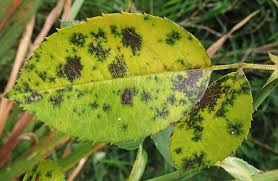
%> input picture Leaf quality detection/diplocarpon rosae.jpg, 278 x 181 px
$ octave Leaf_Quality_Detection.m   (GNU Octave 9; MATLAB toolbox functions it lacks are replaced by stand-ins)
%> lines starting %> are read from the running program, lines starting %| are printed output that depends on the picture; in (x1, y1, x2, y2) boxes, pixels count from 0 and x2, y2 are one past the last pixel; in counts of white or black regions, pixels touching at a corner belong together; the program's own positions count from 1
% Read in a gray scale demo image.
folder = pwd;
baseFileName = uigetfile('*.jpg');
%> the answer given: diplocarpon rosae.jpg
img=imread(baseFileName);
%> img is the input picture: size 181x278x3 uint8; mean R, G, B 114.9, 125.6, 48.1
figure(1);imshow(img);
% Get the full filename, with path prepended.
fullFileName = fullfile(folder, baseFileName);
grayImage = imread(fullFileName);


% Step 1
[rows, columns, numberOfColorChannels] = size(grayImage);
%> rows = 181; columns = 278; numberOfColorChannels = 3
if numberOfColorChannels > 1
  % It's not really gray scale like we expected - it's color.
  % Use weighted sum of ALL channels to create a gray scale image.
  grayImage = rgb2gray(grayImage);
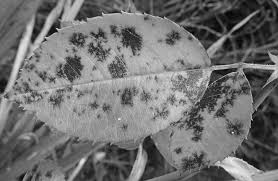
%> grayImage: size 181x278 uint8; min 0, max 246, mean 113.6
  % ALTERNATE METHOD: Convert it to gray scale by taking only the green channel,
  % which in a typical snapshot will be the least noisy channel.
  % grayImage = grayImage(:, :, 2); % Take green channel.
end
% Display the image.
subplot(2, 2, 1);
imshow(grayImage, []);
title('Original Grayscale Image');


% Step 2
binaryImage = grayImage < 210;
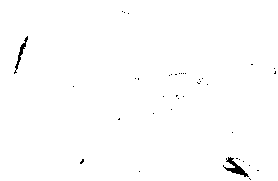
%> binaryImage: size 181x278 logical; 99.3% white; 39 black regions (37 under 20 px), largest, box (x1, y1, x2, y2) and area: (223, 157, 249, 177) 170, (14, 36, 28, 74) 104
% Fill holes.
binaryImage = imfill(binaryImage, 'holes');
%> binaryImage: size 181x278 logical; every value is 1
% Get the leaf area
leafArea = sum(binaryImage(:))
%> leafArea = 50318
% Display the image.
subplot(2, 2, 2);
imshow(binaryImage, []);
title('Binary Image, leaf mask');

%step 3-Masking (elementwise AND operator and gives out )
grayImage = uint8(binaryImage).*grayImage

%Step 4
% Get the disease
diseaseImage = grayImage > 128; % Binarize
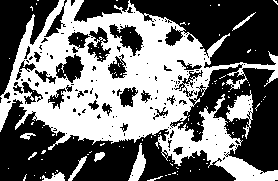
%> diseaseImage: size 181x278 logical; 44.5% white; 118 white regions (108 under 20 px), largest, box (x1, y1, x2, y2) and area: (0, 0, 278, 181) 20780, (226, 90, 253, 139) 533, (128, 143, 146, 181) 307
% Get rid of background
diseaseImage = imclearborder(diseaseImage);
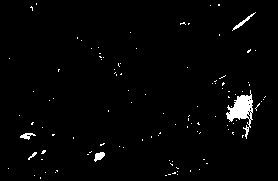
%> diseaseImage: size 181x278 logical; 2% white; 109 white regions (104 under 20 px), largest, box (x1, y1, x2, y2) and area: (226, 90, 253, 139) 533, (232, 12, 256, 31) 71, (94, 152, 105, 162) 68, (20, 133, 36, 140) 57, (28, 152, 37, 160) 25
% Display the image.
subplot(2, 2, 3);
imshow(diseaseImage, []);
title('Disease');
% Get the disease area
diseaseArea = sum(diseaseImage(:))
%> diseaseArea = 1002

%Step 5
message = sprintf('The leaf area = %d pixels.\nThe disease Area = %d pixels = %.1f%%',...
  leafArea, diseaseArea, diseaseArea/leafArea*100);
   uiwait(msgbox(message));
if (diseaseArea/leafArea*100) <= 2
    message = sprintf('This is healthy leaf');
    uiwait(msgbox(message));
else
    (diseaseArea/leafArea*100) >= 2
    message = sprintf('This is diseased leaf');
    uiwait(msgbox(message));
end

$ run again, on Leaf quality detection/healthyleaf1.jpg
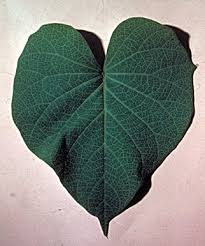
%> input picture Leaf quality detection/healthyleaf1.jpg, 205 x 246 px
%> img is the input picture: size 246x205x3 uint8; mean R, G, B 127.3, 132.6, 126.2
%> `binaryImage = imfill(binaryImage, 'holes');`:
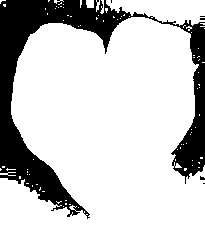
%> binaryImage: size 246x205 logical; 79.4% white; 6 black regions (5 under 20 px), largest, box (x1, y1, x2, y2) and area: (0, 0, 205, 219) 10369
%> leafArea = 40026
%> `diseaseImage = imclearborder(diseaseImage);`:
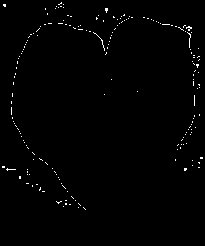
%> diseaseImage: size 246x205 logical; 0.91% white in thin lines or dots, all inside (x1, y1, x2, y2) = (2, 2, 203, 210)
%> diseaseArea = 457

$ run again, on Leaf quality detection/photinia_spots_close.jpg
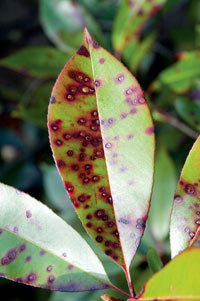
%> input picture Leaf quality detection/photinia_spots_close.jpg, 200 x 301 px
%> img is the input picture: size 301x200x3 uint8; mean R, G, B 113.2, 118.2, 86
%> `binaryImage = imfill(binaryImage, 'holes');`:
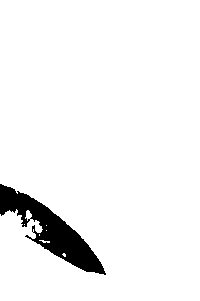
%> binaryImage: size 301x200 logical; 94.9% white; 1 black region, box (x1, y1, x2, y2) and area: (0, 184, 106, 275) 3077
%> leafArea = 57123
%> `diseaseImage = imclearborder(diseaseImage);`:
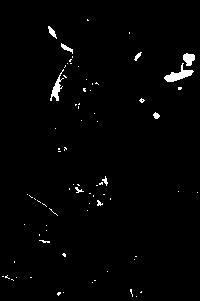
%> diseaseImage: size 301x200 logical; 1.6% white; 77 white regions (67 under 20 px), largest, box (x1, y1, x2, y2) and area: (164, 63, 194, 82) 219, (50, 69, 64, 101) 148, (183, 53, 195, 66) 111
%> diseaseArea = 954
